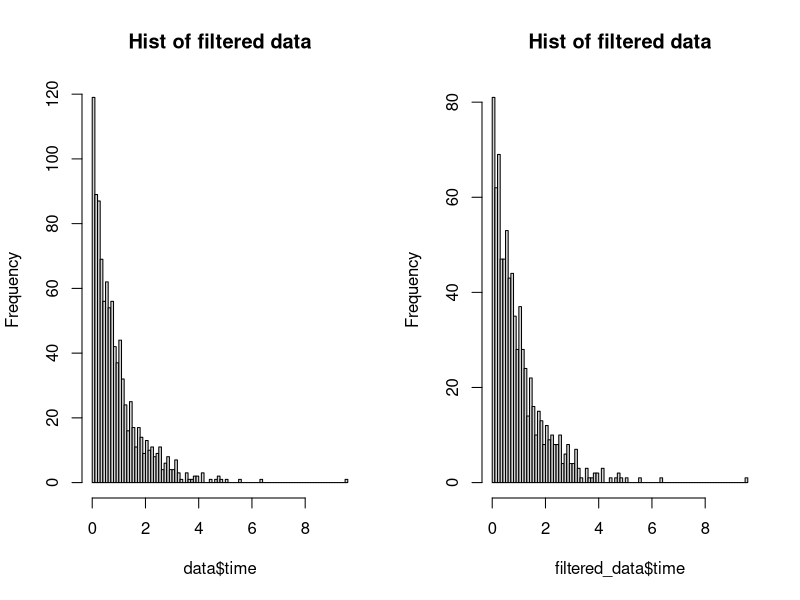

This chart was generated by the following R code:
## ---- chunk 1
########################## Init code for question 1 ############################
rm(list = ls())
library(ggplot2)
set.seed(12345)
## ---- chunk 2
########################## Config Encoding Function 1.1 ############################
# n pairs encoding
init_configuration_1 <- function(board_size = 8) {
  configuration <- data.frame(x = c(), y = c())
  queen_count <- 0
  for (i in 1:board_size) {
    for(j in 1:board_size) {
      isQueen <- sample(c(0, 1), 1)
      if (queen_count < board_size) {
        if (isQueen == 1){
          configuration <- rbind(configuration, c(i, j))
          queen_count <- queen_count + 1
        }
      }
    }
  }
  return(configuration)
}

# binary encoding
# if board_size = 8, then the max n is 2^8 - 1 = 255
init_configuration_2 <- function(board_size = 8,max_try_count = 1000) {
  max_value <- 2^board_size - 1
  queen_count <- 0
  index <- 1
  configuration <- rep(0, board_size)
  max_try_count <- 1000
  while(queen_count < board_size && max_try > 0) {
    number <- sample(0:max_value, 1)
    new_queen <- sum(as.numeric(intToBits(number)))
    if (queen_count + new_queen <= board_size && new_queen > 0) {
      configuration[index] <- number
      index <- index + 1
      queen_count <- queen_count + new_queen
    }
    max_try_count <- max_try_count - 1
  }

  if(max_try_count == 0) {
    print("Error: cannot generate a configuration")
  }

  return(configuration)

}

# vector position encoding
init_configuration_3 <- function(board_size = 8) {
  configuration <- sample(1:board_size, board_size)
  return(configuration)
}

## ---- chunk 3
########################## Init code for question 1 ############################
rm(list = ls())
library(ggplot2)
set.seed(12345)
## ---- chunk 4
################################## (2.1) #######################################
# Load data
data <- read.csv("censoredproc.csv", 
                sep = ";", header = TRUE)
# We will filter out the left-censored data which cens=2
filtered_data <- data[data$cens ==1,]
layout(matrix(c(1:2), 1, 2))
# plot the data
hist(data$time, breaks = 100, main="Hist of filtered data")
# plot the filtered data
hist(filtered_data$time, breaks = 100, main="Hist of filtered data")
## ---- chunk 5
# Function to compute the E-step
estep <- function(lambda, x, c) {
  return(lambda / c * exp(-lambda * x))
}

# Function to compute the M-step
mstep <- function(lambda, x, c) {
  return(sum(x) / sum(c * exp(-lambda * x)))
}

# EM algorithm
em_algorithm <- function(initial_lambda, observed_data, truncation_point, max_iter = 100, tol = 1e-6) {
  lambda_current <- initial_lambda
  
  for (iter in 1:max_iter) {
    # E-step
    expected_values <- estep(lambda_current, observed_data, truncation_point)
    
    # M-step
    lambda_next <- mstep(lambda_current, observed_data, expected_values)
    
    # Check for convergence
    if (abs(lambda_next - lambda_current) < tol) {
      break
    }
    
    # Update lambda for the next iteration
    lambda_current <- lambda_next
  }
  
  return(list(lambda = lambda_current, iterations = iter))
}

# Example usage
set.seed(123)
observed_data <- rexp(100, rate = 0.5)  # Simulated truncated exponential data
truncation_point <- 2

# Initial guess for lambda
initial_lambda <- 0.5

# Run EM algorithm
result <- em_algorithm(initial_lambda, observed_data, truncation_point)

# Print the result
cat("Estimated lambda:", result$lambda, "\n")
cat("Number of iterations:", result$iterations, "\n")
